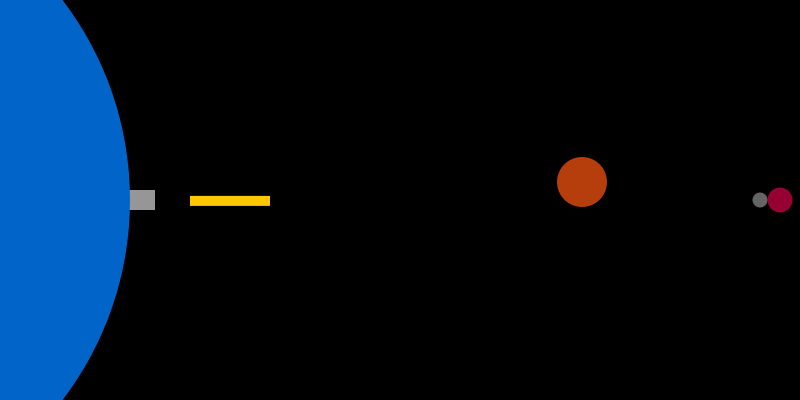
Frame 1 (no input)
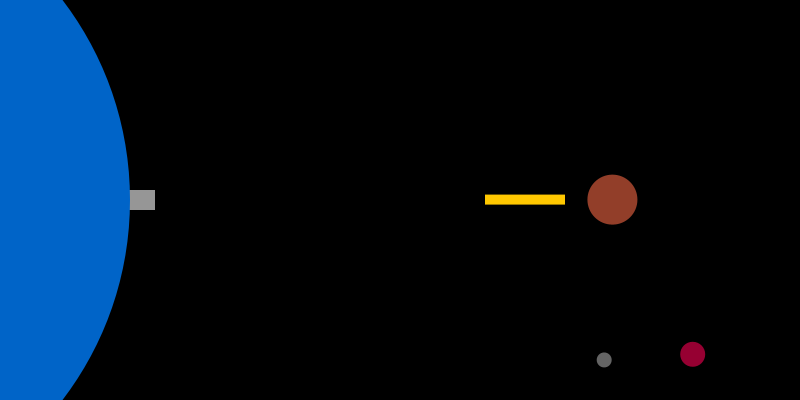
Frame 60 (the mouse pressed at the canvas centre just before this capture)
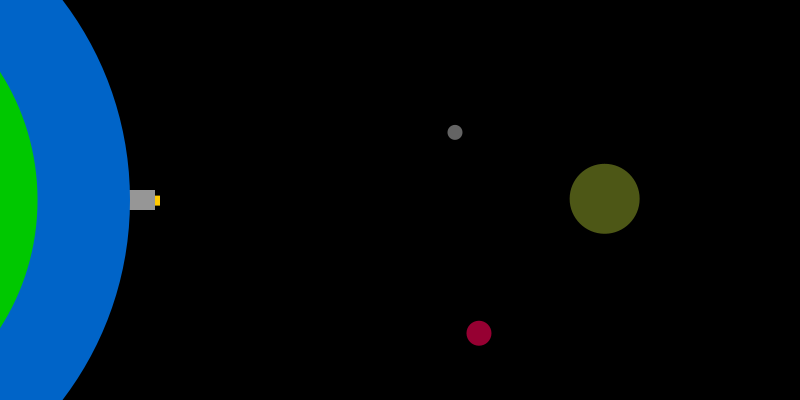
Frame 120 (the mouse held since frame 60 and released just before this capture)

The Processing sketch that drew these frames (run headless with seeded random() and noise(); from frame 60 on, the mouse is pressed at the canvas centre):

// Processing sketch: processing_4423
// ── processing_4423.pde

int centerOrbitx = 600; // blocker 1
int centerOrbity = 200;
float middleBlockerx;
float middleBlockery;
int radiusOrbit = 180;
int numPoints = 360;
float degreesBlocker = 360.0;
float speedBlocker = 1.0;

int centerOrbit2x = 600; // blocker 2
int centerOrbit2y = 200;
float middleBlocker2x;
float middleBlocker2y;
int radiusOrbit2 = 160;
int numPoints2 = 360;
float degreesBlocker2 = 360.0;
float speedBlocker2 = 1.5;
float r = 5;

int migrantPath = 230; // other gamepieces 
int sydEdge = 565;
int cannonEdge = 135;
int sydSize = 50;




void setup()
{
  size (800,400);
  smooth ();
  noStroke ();
}

void draw()
{
  background (0);

  // GAME OBJECTS

  fill (random(50,255),sydSize*1.25,random(50)); // draw sun, yellow increases as size increases
  ellipse (600+((middleBlocker2x/20)-(radiusOrbit/10)),200+((middleBlockery/20)-(radiusOrbit/10)),sydSize,sydSize);
  
  
  // sun position is affected slightly by x of Blocker 2 and y of Blocker 1

  fill (255,200,0); // draw migrant
  rectMode (CENTER);
  rect (migrantPath,random(199,201),80,10);

  fill (150,150,150); // draw airport
  rect (cannonEdge,200,40,20);

  fill (0,100,200); // draw depart
  ellipse (-200,200,660,660);
  fill (0,200,0);
    if (r<660) {
      ellipse (-200,200, r, r);
      r+=(random(8));
    }
    else {r=2;}

  // MISSLE AND SUN INTERACTION

  if ( migrantPath > 120 ) {
    migrantPath = migrantPath + 5; // move missle
  }

  if (migrantPath == sydEdge) { // relaunch missle
    migrantPath = 120;
    sydEdge = sydEdge - 10; // change missle sun collision point
    sydSize = sydSize + 20; // expand syd
    speedBlocker = speedBlocker + 0.25; // increase Blocker 1 speed
    speedBlocker2 = speedBlocker2 + 0.5; // increase Blocker 2 speed
    if (sydEdge < 465 ) { // reset everything after victory
      sydEdge = 565;
      sydSize = 50;
      speedBlocker = 1.0;
      speedBlocker2 = 1.5;
      delay(1000);
    }
  }

  // MARS

  if (migrantPath < middleBlockerx + 40 && migrantPath > middleBlockerx - 40 ) { // reset everything after missle hits Blocker mars
    if (200 < middleBlockery + 5 && 200 > middleBlockery - 5 ) {
      sydEdge = 565;
      sydSize = 50;
      speedBlocker = 1.0;
      speedBlocker2 = 1.5;
      migrantPath = 230;  
      delay(1000);   
    }
  }

  float A = 2*PI/numPoints*degreesBlocker; // orbit math for mars
  middleBlockerx = cos(A)*radiusOrbit;
  middleBlockery = sin(A)*radiusOrbit;
  middleBlockerx = middleBlockerx + centerOrbitx;
  middleBlockery = middleBlockery + centerOrbity;

  fill (150,0,50); // draw Blocker mars
  ellipse (middleBlockerx,middleBlockery,25,25);

  degreesBlocker = degreesBlocker + speedBlocker; // move Blocker mars

  if(degreesBlocker==0.0) { // reset Blocker mars
    degreesBlocker = 360.0;
  }

  // MERCURY

  if (migrantPath < middleBlocker2x + 40 && migrantPath > middleBlocker2x - 40 ) { // reset everything after missle hits Blocker mercury
    if (200 < middleBlocker2y + 5 && 200 > middleBlocker2y - 5 ) {
      sydEdge = 565;
      sydSize = 50;
      speedBlocker = 1.0;
      speedBlocker2 = 1.5;
      migrantPath = 230;     
      delay(1000);
    }
  }

  float B = 2*PI/numPoints2*degreesBlocker2; // orbit math for mercury
  middleBlocker2x = cos(B)*radiusOrbit2;
  middleBlocker2y = sin(B)*radiusOrbit2;
  middleBlocker2x = middleBlocker2x + centerOrbit2x;
  middleBlocker2y = middleBlocker2y + centerOrbit2y;

  fill (100,100,100); // draw Blocker mercury
  ellipse (middleBlocker2x,middleBlocker2y,15,15);

  degreesBlocker2 = degreesBlocker2 + speedBlocker2; // move Blocker mercury

  if(degreesBlocker2==0.0) { // reset Blocker mercury
    degreesBlocker2 = 360.0;
  }

  // FIRE MISSLE

  if(keyPressed) { 
    if (migrantPath == 120) { // prevents interupt of missle trajectory
      migrantPath = cannonEdge;  
    }
  }  
}
